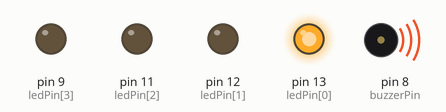
Recording of a sketch running on a simulated Arduino Uno, built with avr-gcc and run on an emulated ATmega328P. On the bench: output pins drawn as LEDs (lit = HIGH), buzzer (waves = sounding).

Above: at 8.93 s.
At 12.7 s:
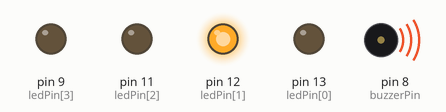
At 15.3 s:
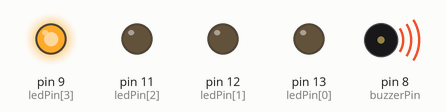
At 25.8 s:
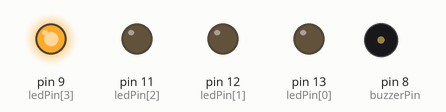
At 29.9 s:
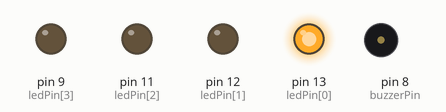
At 38.3 s:
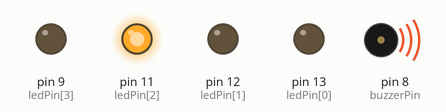
Timing chart, 0 to 40.0 s (numbered marks = the images above):
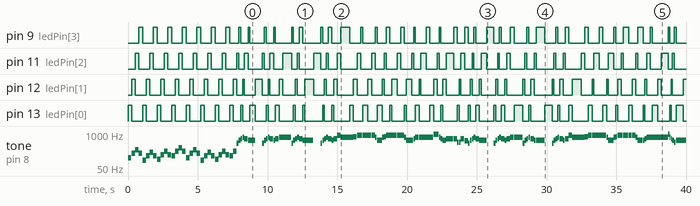

Measured:
- by itself, pin 9 (ledPin[3]): LOW → HIGH at 0.78 s, → LOW 0.26 s later, → HIGH 0.78 s later, → LOW 0.26 s later, … (82 changes in this stretch)
- by itself, pin 11 (ledPin[2]): LOW → HIGH at 0.52 s, → LOW 0.26 s later, → HIGH 0.78 s later, → LOW 0.26 s later, … (82 changes in this stretch)
- by itself, pin 12 (ledPin[1]): LOW → HIGH at 0.26 s, → LOW 0.26 s later, → HIGH 0.78 s later, → LOW 0.26 s later, … (83 changes in this stretch)
- by itself, pin 13 (ledPin[0]): LOW → HIGH at 0.00 s, → LOW 0.26 s later, → HIGH 0.78 s later, → LOW 0.26 s later, … (84 changes in this stretch)
- by itself, tone on pin 8 (buzzerPin): plays 123 Hz for 0.25 s, 184 Hz for 0.25 s, 247 Hz for 0.25 s, 184 Hz for 0.25 s, 98 Hz for 0.25 s, 147 Hz for 0.25 s … (162 notes in this stretch)

The sketch:

ScorePlayer_Single.ino
```cpp
#define COUNTOF(arr) (sizeof(arr) / sizeof(arr[0]))
int ledPin[] = {13, 12, 11, 9};
int buzzerPin = 8;

// the setup function runs once when you press reset or power the board
void setup() {
  for(int i = 0; i < COUNTOF(ledPin); ++i) pinMode(ledPin[i], OUTPUT);
  pinMode(buzzerPin, OUTPUT);

  const wchar_t *t1 = L"dB8uF#8B8F#8dG8uD8G8D8";
  const wchar_t *t2 = L"dA8uE8A8E8D8A8uD8dA8";
  const wchar_t *t3 = L"dA8uE8A8E8D8A8uA16uD16E16F#16";
  const wchar_t *t4 = L"E8D16D16+8R4dA16uD16E16F#16";
  const wchar_t *t5 = L"E8D16E16+16F#8F#16+4dA16uD16E16F#16";
  const wchar_t *t6 = L"E8D16D16+4R4dA16uD16E16F#16";
  const wchar_t *t7 = L"E8D16E16+16A8F#16+4F#8G8";
  const wchar_t *t8 = L"A8A16A16+8A8A8F#16D16+8F#16G16";
  const wchar_t *t9 = L"A8A16A16+8A8A8F#16D16+8D16E16";
  const wchar_t *t10 = L"F#8F#16F#16+8F#8F#8B8B16F#16E16D8";
  const wchar_t *t11 = L"E4E8dB16B16uE8C#8dA16uD16E16F#16";
  const wchar_t *t12 = L"F#8F#16F#16+8F#8F#4B24F#24E24D16dB16";
  const wchar_t *t13 = L"uD4D8dA8F#2";
  const wchar_t *t14 = L"F#4D8F#8E2";
  const wchar_t *t15 = L"A4A8E16D16A4A8E16D16";
  const wchar_t *t16 = L"A4A8E16D16E2";
  const wchar_t *t17 = L"A16dA16uD16E16A16E16D16dA16uA16dA16uD16E16A16E16D16dA16";
  const wchar_t *t18 = L"uD16dD16G16A16uD16dA16G16D16uD16dD16G16A16uD16dA16G16D16";
  const wchar_t *t19 = L"F#8F#16F#16+8F#8F#8B8B24F#24E24D8";
  const wchar_t *t20 = L"uD4uD4C#4+8dA8";
  const wchar_t *t21 = L"F#4dD8F#8E4A16uD16E16F#16";
  const wchar_t *t22 = L"E8D16D16uD4C#4+8dA8";
  const wchar_t *t23 = L"B4ddB16uC#16D16E16F#16G16E8A16uD16E16F#16";
  const wchar_t *t24 = L"D4uD4C#4+8dA8F#4dD8F#8";
  const wchar_t *t25 = L"E4A16uD16E16F#16";
  const wchar_t *t26 = L"E8D16D16+4dB8+16A16+8G8";
  const wchar_t *t27 = L"F#1";
  const wchar_t *u = L"u";
  const wchar_t *d = L"d";

  const wchar_t *notes[] = {
   d, t1, t2, t1, t3, t4, t5, t6, t7, t8, t9, t10, t11, t4, t5, t6, t7, t8, t9, t12, t13, t14, t15, t16,
   u, t17, u, t17, u, t17, u, t17, u, t18, t18, t18, t18, t17, u, t17, u, t17, u, t17,
   u, t8, t8, t19, t11, t6, t5, t6, t7, t8, t9, t12,
   t20, t21, t22, t23, t24, t25, t26, t27
  };

  int tempo = 120;

  for(int i = 0; i < COUNTOF(notes); ++i)
  {
    play(notes[i], tempo);
  }


/*     BECAUSE OF MEMORY
 *
 *      ORIGINAL :
  L"ddB8uF#8B8F#8dG8uD8G8D8 dA8uE8A8E8D8A8uD8dA8 dB8uF#8B8F#8dG8uD8G8D8 dA8uE8A8E8D8A8uA16uD16E16F#16 "
  L"E8D16D16+8R4dA16uD16E16F#16 E8D16E16+16F#8F#16+4dA16uD16E16F#16 E8D16D16+4R4dA16uD16E16F#16 E8D16E16+16A8F#16+4F#8G8 "
  L"A8A16A16+8A8A8F#16D16+8F#16G16 A8A16A16+8A8A8F#16D16+8D16E16 F#8F#16F#16+8F#8F#8B8B16F#16E16D8 E4E8dB16B16uE8C#8dA16uD16E16F#16"

  L"E8D16D16+8R4dA16uD16E16F#16 E8D16E16+16F#8F#16+4dA16uD16E16F#16 E8D16D16+4R4dA16uD16E16F#16 E8D16E16+16A8F#16+4F#8G8 "
  L"A8A16A16+8A8A8F#16D16+8F#16G16 A8A16A16+8A8A8F#16D16+8D16E16"

  L"F#8F#16F#16+8F#8F#4B24F#24E24D16dB16 uD4D8dA8F#2 F#4D8F#8E2 A4A8E16D16A4A8E16D16 "
  L"A4A8E16D16E2"

  L"uA16dA16uD16E16A16E16D16dA16uA16dA16uD16E16A16E16D16dA16 uA16dA16uD16E16A16E16D16dA16uA16dA16uD16E16A16E16D16dA16 "
  L"uA16dA16uD16E16A16E16D16dA16uA16dA16uD16E16A16E16D16dA16 uA16dA16uD16E16A16E16D16dA16uA16dA16uD16E16A16E16D16dA16 "
  L"uuD16dD16G16A16uD16dA16G16D16uD16dD16G16A16uD16dA16G16D16 uD16dD16G16A16uD16dA16G16D16uD16dD16G16A16uD16dA16G16D16 "
  L"uD16dD16G16A16uD16dA16G16D16uD16dD16G16A16uD16dA16G16D16 uD16dD16G16A16uD16dA16G16D16uD16dD16G16A16uD16dA16G16D16 "
  L"A16dA16uD16E16A16E16D16dA16uA16dA16uD16E16A16E16D16dA16 uA16dA16uD16E16A16E16D16dA16uA16dA16uD16E16A16E16D16dA16 "
  L"uA16dA16uD16E16A16E16D16dA16uA16dA16uD16E16A16E16D16dA16 uA16dA16uD16E16A16E16D16dA16uA16dA16uD16E16A16E16D16dA16 "

  L"uA8A16A16+8A8A8F#16D16+8F#16G16 A8A16A16+8A8A8F#16D16+8F#16G16 F#8F#16F#16+8F#8F#8B8B24F#24E24D8 "
  L"E4E8dB16B16uE8C#8dA16uD16E16F#16 E8D16D16+4R4dA16uD16E16F#16 E8D16E16+16F#8F#16+4dA16uD16E16F#16 E8D16D16+4R4dA16uD16E16F#16"
  L"E8D16E16+16A8F#16+4F#8G8 A8A16A16+8A8A8F#16D16+8F#16G16 A8A16A16+8A8A8F#16D16+8D16E16 F#8F#16F#16+8F#8F#4B24F#24E24D16dB16 "

  L"uD4uD4C#4+8dA8 F#4dD8F#8E4A16uD16E16F#16 E8D16D16uD4C#4+8dA8 B4ddB16uC#16D16E16F#16G16E8A16uD16E16F#16 "
  L"D4uD4C#4+8dA8F#4dD8F#8 E4A16uD16E16F#16 E8D16D16+4dB8+16A16+8G8 F#1"
 */

}

// the loop function runs over and over again forever
void loop() {
  for(int i = 0; i < COUNTOF(ledPin); ++i)
  {
	digitalWrite(ledPin[i], HIGH);
	delay(100);
	digitalWrite(ledPin[i], LOW);
  }
}

void playNote(double pitch, double len)
{
  static int ledID = 0;

  digitalWrite(ledPin[ledID], HIGH);
  tone(buzzerPin, (int)pitch, (int)len);
  delay(len + 10);
  digitalWrite(ledPin[ledID], LOW);
  ledID = (ledID + 1) % COUNTOF(ledPin);
}

void play(const wchar_t *code, int tempo)
{
  const wchar_t *str = L"도레미파솔라시";
  const double dif = 1.0594630943592952645618252949463;
  const int note[] = {262, 294, 329, 349, 392, 440, 494};
  const double barLen = 240000 / tempo, defaultLen = barLen / 8;
  double pitch = 0, len = 0;
  static int octave = 0;

  for (int i = 0; code[i]; ++i)
  {
    if (code[i] == L'u') ++octave;
    else if (code[i] == L'd') --octave;
    else if (code[i] == L'b') pitch /= dif;
    else if (code[i] == L'#') pitch *= dif;
    else if (code[i] == L'R' || code[i] == L'r')
    {
      if (pitch) playNote(pitch, defaultLen);
      pitch = 0;
    }
    else if (L'0' <= code[i] && code[i] <= L'9')
    {
      int type = 0;

      while (code[i])
      {
        if (L'0' <= code[i] && code[i] <= L'9')
        {
          type *= 10;
          type += code[i++] - L'0';
        }
        else break;
      }

      len += barLen / type;

      if (code[i] != '+')
      {
        playNote(pitch, len);
        pitch = 0;
        len = 0;
        --i;
      }
    }
    else if (L'A' <= code[i] && code[i] <= L'G')
    {
      if (pitch) playNote(pitch, defaultLen);

      int t = code[i] - L'C';
      if (t < 0) t += 7;

      pitch = note[t];

      if (0 <= octave) pitch *= (1 << octave);
      else pitch /= (1 << (-octave));
    }
    else
    {
      for (int j = 0; j < 7; ++j)
      {
        if (code[i] == str[j])
        {
          if (pitch) playNote(pitch, defaultLen);

          pitch = note[j];

          if (0 <= octave) pitch *= (1 << octave);
          else pitch /= (1 << (-octave));

          break;
        }
      }
    }
  }

  if (pitch) playNote(pitch, defaultLen);
}
```
